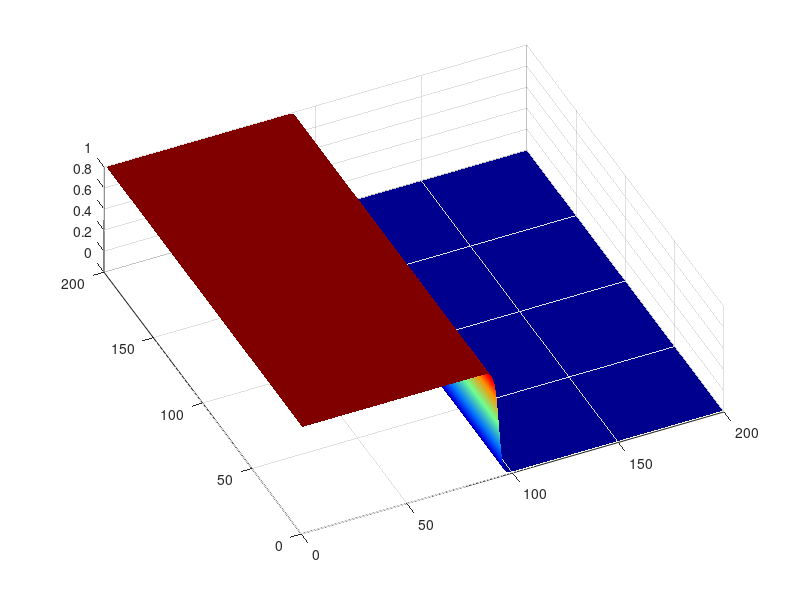

Here is the MATLAB script that generated this plot:
% Solve: u_t=D*(u_{xx}+u_{yy})+gamma*q(u) where q(u)='u.*(1-u)';
%
% The solution of this PDE is obtained by the finite difference
% method, assuming dx=dy=dt=1 as desribed in _An Introduction to Computational
% Engineering With Matlab by Xin-She Yang.

% ----------------------------------------------------
function kpp(n)
% Default the domain size n by n
if nargin<1, n=200; end

% Initialize parameters
% ---- time=100, D=0.2; gamma=0.5; -------------------

time=100; D=0.2; gamma=0.5;

% ---- Initial values for u --------------
% Non-zero on a compact set
%  u=zeros(n);  grad=u*0;
%  u(n/2, n/2) = 1E-5;

% Random
% u=rand(n);   grad=u*0;

% Uniformly 1
% u=ones(n);     grad=u*0;

% Nonzero on a strip
% u = [zeros(n, 90) 0.9*ones(n, 20) zeros(n, 90)];
% grad = u*0;
u=[ones(n, n/4), zeros(n, 3*n/4)];
grad = u*0;

% Vectorization/index for u(i,j) and the loop --------
I = 2:n-1; J = 2:n-1;

for step=1:time,
% Laplace gradient of the equation
 grad(I,J)= u(I,J-1)+u(I,J+1)+u(I-1,J)+u(I+1,J);
 grad(1, :) = grad(2, :); grad(n, :) = grad(n-1, :); grad(:, 1) = grad(:, 2); grad(:, n) = grad(:, n-1);
 u =(1-4*D)*u+D*grad+gamma*u.*(1-u);
 pcolor(u);  shading interp;
 colorbar; colormap hsv;
 drawnow;
end

surf(u);
shading interp; colormap jet;
view([-25 70]);
